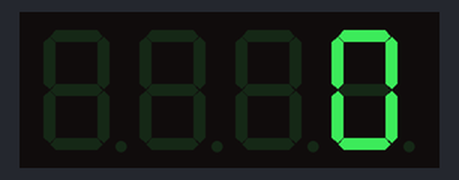
The sketch below on a simulated Arduino Uno, built with avr-gcc and run on an emulated ATmega328P. Parts: 4-digit seven-segment display.

Above: at 0.18 s.
At 5.0 s:
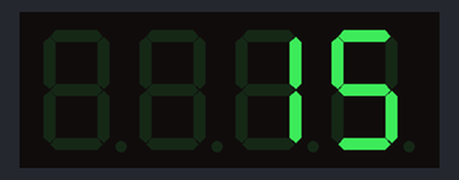
At 9.81 s:
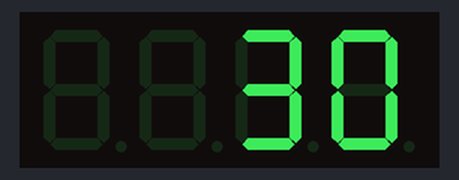
At 19.77 s:
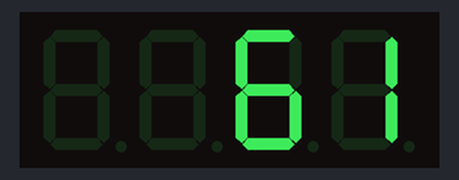
At 29.73 s:
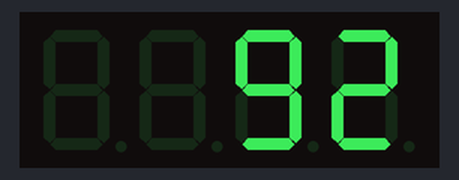
At 39.69 s:
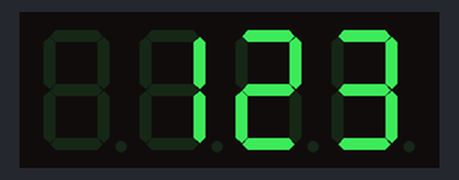

The sketch:

tm1637Display_ino.ino
```cpp
#include <TM1637Display.h>

const int CLK = 9;
const int DIO = 8;
int NumStep = 0;
TM1637Display display(CLK, DIO);

void setup()
{
  display.setBrightness(7);
}

void loop()
{
  for (NumStep = 0; NumStep < 9999; NumStep++)
  {
    display.showNumberDec(NumStep);
    delay(300);
  }
}
```
